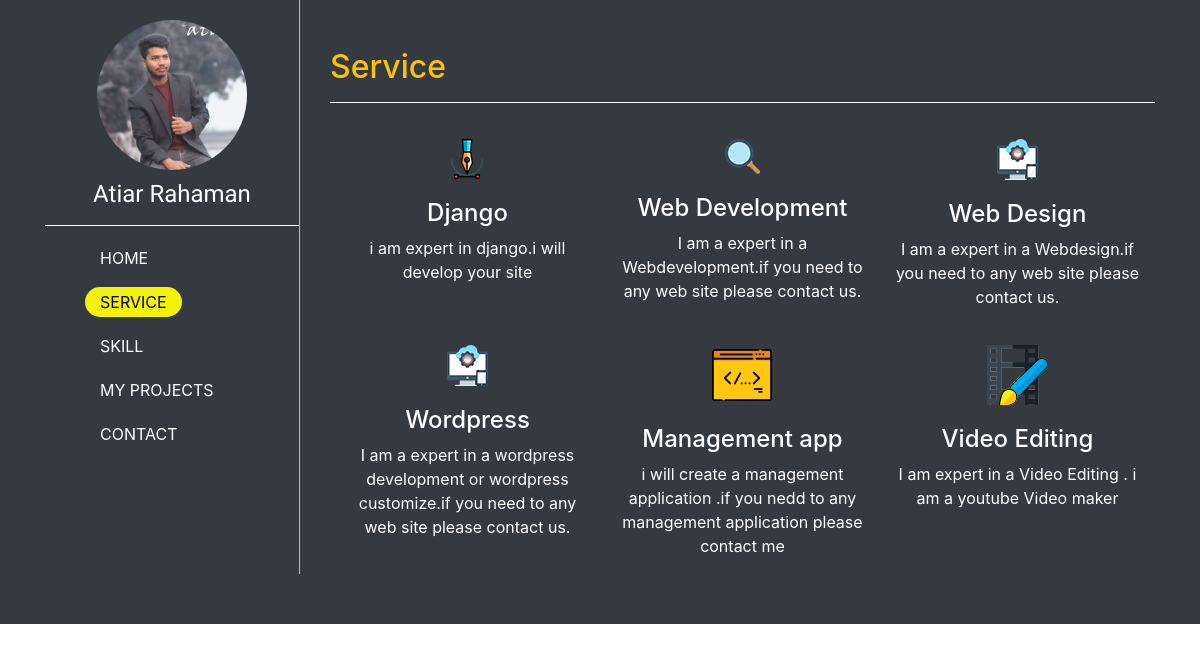
The app's page /service/ with its own data.
### serv/models.py (models this page shows)
class Service(models.Model):
    img =models.ImageField(upload_to='ser_image')
    title=models.CharField( max_length=50)
    text=models.TextField(max_length=1000)

### serv/views.py (the view)
# urls.py: path('service/',views.service, name="service"),
def service(request):
    service= Service.objects.all()
    context={
    'service':'active',
      'ser':service
    }
    return render (request  ,'service.html',context)

### serv/templates/service.html (shortened to what this page needs)
{% extends 'base.html' %}
{% load static  %}
{% block  content %}
<div class="title">
    <h2 class="text-warning mt-5 ">Service</h2>
    <hr class="border-light" >
</div>
<div class="container">
    <div class="row">
        {% for i in  ser %}
        <div class="col-sm-4">
            <div class="box">
             <img src="{{ i.img.url}}" alt="">
              <h4>{{i.title}}</h4>
             <p>{{i.text}}</p>
            </div>
        </div>
        {% endfor %}
    </div>
</div>
{% endblock content %}

### core/static/css/style.css (style rules this page uses)
.box { text-align: center; margin-top: 20px; color: #fff; }
.box h4 { margin-top: 20px; }

### records on screen
Service: img (picture), title "Django", text "i am expert in django.i will develop your site"
Service: img (picture), title "Web Development", text "I am a expert in a Webdevelopment.if you need to any web site please contact us."
Service: img (picture), title "Web Design", text "I am a expert in a Webdesign.if you need to any web site please contact us."
Service: img (picture), title "Wordpress", text "I am a expert in a wordpress development or wordpress customize.if you need to any web site please contact us."
Service: img (picture), title "Management app", text "i will create a management application .if you nedd to any management application please contact me"
Service: img (picture), title "Video Editing", text "I am expert in a Video Editing . i am a youtube Video maker"
